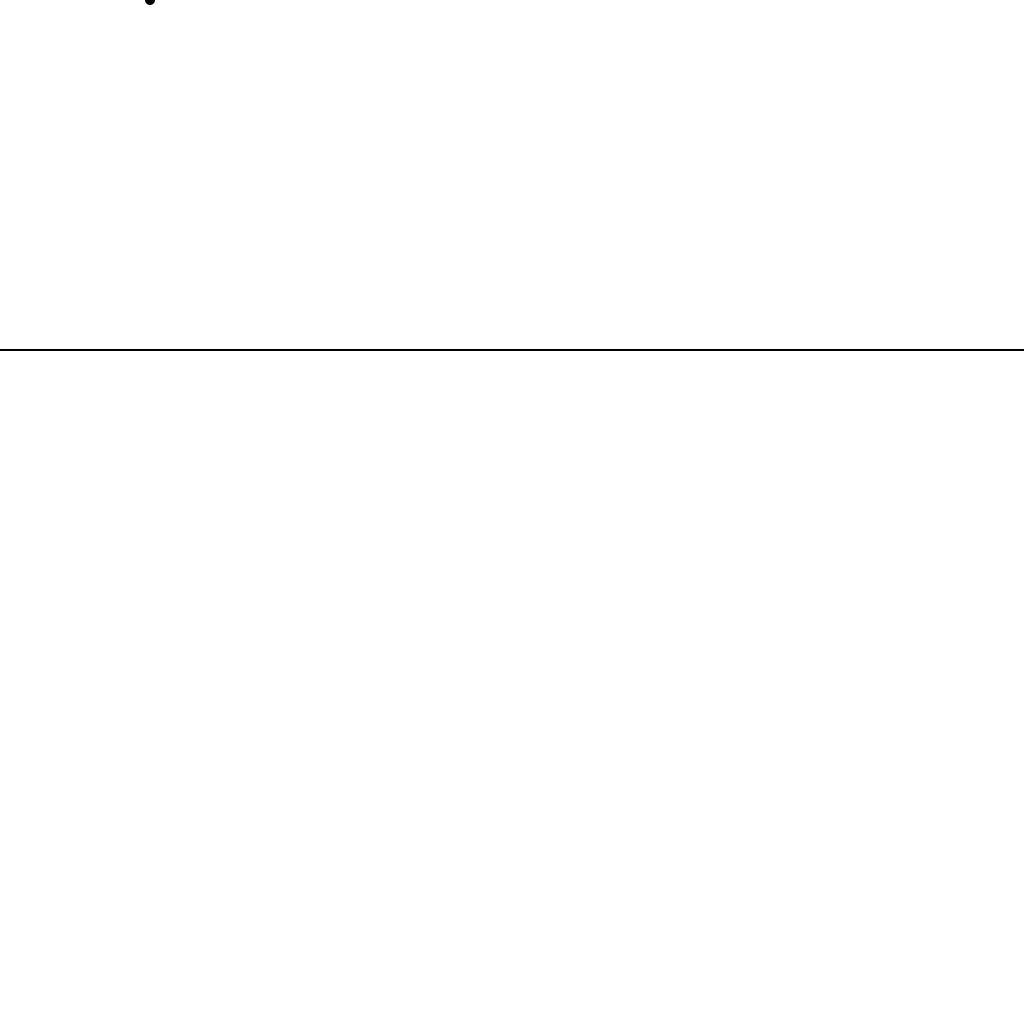

Recreate this plot in Python.
import gym
import itertools
import matplotlib
import numpy as np
import pandas as pd
import sys
#from gym.envs.toy_text import discretepd.read_json("tzzs_data.json")

from collections import defaultdict
#from cliff_walking import CliffWalkingEnv
import plotting

import math
from math import sin as sin
from math import cos as cos
from math import floor as floor
#from tkinter import *
import matplotlib.pyplot as plt
import numpy as np
import cv2
import svgwrite
from random import randint

import numpy as np
import time
import sys
# 14965 39658 41758
import math
from math import sin as sin
from math import cos as cos
from math import floor as floor
import gym
import matplotlib
import plotting
import cv2
import svgwrite
from random import randint
import matplotlib.pyplot as plt

from PIL import Image
from pylab import *
matplotlib.style.use('ggplot')
"""
f1 = plt.figure(1)
plt.subplot(211)
x=[[1,1],[3,4]]
plt.scatter(x[:,1],x[:,0])
plt.show()
"""
import numpy as np
import pandas as pd
import tensorflow as tf


matplotlib.style.use('ggplot')

#最後svg動畫和theta vs w的圖會畫這個episode的結果
#print_this_episode_number=736#1423
count=0
#能擺動的最大力矩
L_m=1#1
#現在這個state的力矩大小 可以是L_m,0,-L_m
L=0
#現在的角度（是弧度）
theta=0
#現在的角速度
w=0
#現在的角加速度
alpha=0
#重力大小
g=9.98
#模型的時間間隔
delta_t=0.01#0.001
#總時間
total_time=0.0
#最大時間
max_total_time=50.0
#畫圖的時間間隔
draw_delta_t=0.01
#木棒的長度
R=0.5#0.5
#畫圖的木棒長度
draw_R=50
#球的質量
m=0.5
#阻力係數k*w
k=0.01
#電機沒有力矩的阻力係數（目前還沒用）
k2=0.005
#畫圖的時間軸
i=0
#目前找到最大路徑是哪個episode
max_x_num=-1
#最大路徑episode丟出的距離
max_x_val=-2147483647
#即時的reward，此係數乘上總能量當作reward
energy_coefficient=1
#最後的reward，此係數乘上拋出的距離當作最後的reward
last_coefficient=1
#即時的reward，此係數呈上能量差當作reward
energy_diff_coefficient=1#1.1 (10 0.38) (1 0.36)  (0.1 0.33)          
#算法跑幾個episode
num_episode=5000
# reproducible
np.random.seed(1)
tf.set_random_seed(1)


theta_box=[]
w_box=[]
alpha_box=[]
moment=[]


action_space=['forward','dormant','backward','throw']
image = svgwrite.Drawing('strategy.svg', size=(1024,1024))
circle=image.add(image.circle((100+draw_R,0),5))
image.add(image.line((0, 400-draw_R), (1024, 400-draw_R), stroke=svgwrite.rgb(0, 0, 0, '%')))

in_circle_line_num=10
in_circle_line=[]

for i in range(in_circle_line_num):
    in_circle_line.append(image.add(image.circle((100+draw_R,0),1)))


def shoot_the_ball2(x,y,v,theta,print_this_episode):
    global g,delta_t,i
    time=(v*math.sin(theta)+math.sqrt(v*v*math.sin(theta)*math.sin(theta)+2*g*y))/g
    """
    if print_this_episode:
        tmp_t=0
        while tmp_t<=math.floor(time) and x+v*math.cos(theta)*tmp_t<1000:
            s_old=y+v*math.sin(theta)*tmp_t-0.5*g*tmp_t*tmp_t
            s_new=y+v*math.sin(theta)*(tmp_t+delta_t)-0.5*g*(tmp_t+delta_t)*(tmp_t+delta_t)
            #path = 'M' + str(x+v*math.cos(theta)*tmp_t) + ',' + str(-s_old+400) + ' L ' + str(x+v*math.cos(theta)*(tmp_t+delta_t)) + ',' + str(-s_new+400)
            #circle.add(image.animateMotion(path=path,dur=str(draw_delta_t)+"s", begin=str(i*draw_delta_t)+"s",fill="freeze"))
            #i=i+1
            tmp_t=tmp_t+delta_t
    """
    """
    for tmp_t in range(0,math.floor(time),delta_t):
        s_old=y+v*math.sin(theta)*tmp_t-0.5*g*tmp_t*tmp_t
        s_new=y+v*math.sin(theta)*(tmp_t+delta_t)-0.5*g*(tmp_t+delta_t)*(tmp_t+delta_t)
        path = 'M' + str(x+v*math.cos(theta)*tmp_t) + ',' + str(-s_old+400) + ' L ' + str(x+v*math.cos(theta)*(tmp_t+delta_t)) + ',' + str(-s_new+400)
        circle.add(image.animateMotion(path=path,dur="0.02s", begin=str(i/50)+"s",fill="freeze"))
        i=i+1
    """
    return v*math.cos(theta)*time
#%matplotlib inline


def do_action(action,print_this_episode):
    global L_m,L,theta,w,alpha,g,delta_t,R,m,k,k2,i,max_x_num,max_x_val,action_space,count,x_box,y_box,energy_coefficient,last_coefficient,energy_diff_coefficient,total_time,max_total_time
    prev_x=R*sin(theta)
    prev_y=R-R*cos(theta)
    prev_x_in=R*sin(theta)
    prev_y_in=R*cos(theta)
    prev_energy=m*g*prev_y+0.5*m*R*R*w*w
    total_time+=delta_t
    if total_time>=max_total_time:
        print('time out!')
        return np.array([math.sin(theta),math.cos(theta),w]),0,True
    elif action==3:
        #tmp=shoot_the_ball(prev_x,prev_y,R*w*cos(theta),R*w*sin(theta),0,9.98,print_this_episode)
        tmp=shoot_the_ball2(prev_x,prev_y,R*w,theta,print_this_episode)+R*math.sin(theta)
        print('distance: '+str(tmp))
        if tmp>max_x_val:
            max_x_val=tmp
            max_x_num=count
        return np.array([math.sin(theta),math.cos(theta),w]),tmp*last_coefficient,True
    elif action==0:
        L=L_m
        alpha=(L-R*math.sin(theta)*m*g)/(m*R*R)
        w=w+alpha*delta_t-k*w
    elif action==2:
        L=-L_m
        alpha=(L-R*math.sin(theta)*m*g)/(m*R*R)
        w=w+alpha*delta_t-k*w
    elif action==1:
        L=0
        alpha=(L-R*math.sin(theta)*m*g)/(m*R*R)
        w=w+alpha*delta_t-k2*w
    else:
        print("action not exist!!!")
    theta=w*delta_t+theta
    cur_x=R*sin(theta)
    cur_y=R-R*cos(theta)
    cur_x_in=R*sin(theta)
    cur_y_in=R*cos(theta)
    energy=m*g*cur_y+0.5*m*R*R*w*w
    energy_diff=energy-prev_energy
    
    if print_this_episode:
        print('******************')
        #print('i: '+str(i))
        #path = 'M' + str(prev_x) + ',' + str(-prev_y+400) + ' L ' + str(cur_x) + ',' + str(-cur_y+400)
        for _ in range(0,in_circle_line_num):
            tmp_path= 'M'+ str((prev_x_in*_/in_circle_line_num)/R*draw_R) + ',' + str(-((R-prev_y_in*_/in_circle_line_num)/R*draw_R)+400) + ' L ' + str((cur_x_in*_/in_circle_line_num)/R*draw_R) + ',' + str(-(R-cur_y_in*_/in_circle_line_num)/R*draw_R+400)
            in_circle_line[_].add(image.animateMotion(path=tmp_path,dur=str(draw_delta_t)+"s", begin=str(i*draw_delta_t)+"s",fill="freeze"))
        path = 'M' + str(prev_x/R*draw_R) + ',' + str(-prev_y/R*draw_R+400) + ' L ' + str(cur_x/R*draw_R) + ',' + str(-cur_y/R*draw_R+400)
        circle.add(image.animateMotion(path=path,dur=str(draw_delta_t)+"s", begin=str(i*draw_delta_t)+"s",fill="freeze"))
        image.add(image.line((0, -draw_R+400), (1024, -draw_R+400), stroke=svgwrite.rgb(0, 0, 0, '%')))
        #image.add(image.line((R, 0), (R, 1024), stroke=svgwrite.rgb(0, 0, 0, '%')))
        pos_theta=theta*57.29577951
        print('energy and coefficient: '+str(energy*energy_coefficient))
        print("energy_diff and coefficient: "+str(energy_diff*energy_diff_coefficient))
        
        """
        while pos_theta<0:
            pos_theta=pos_theta+360
        while pos_theta>=360:
            pos_theta=pos_theta-360
        """
        theta_box.append(pos_theta)
        w_box.append(w)
        alpha_box.append(alpha)
        moment.append(L)
        print('x: '+str(cur_x))
        print('y: '+str(cur_y))
        #image.save()
        i=i+1
    #cv2.circle(img, (math.floor(10+cur_x), math.floor(255-cur_y)), 5, (255, 255, 255), 1)
    #cv2.imshow('Image', img)
    #cv2.waitKey(0)    
    return np.array([math.sin(theta),math.cos(theta),w]),energy_diff_coefficient*energy_diff,False

#action_space=['forward','dormant','backward','throw']
action_array=[]
for i in range(100):
    action_array.append(0)
for i in range(200):
    action_array.append(2)
for i in range(200):
    action_array.append(0)
action_array.append(3)
print_this_episode=True
for i in range(len(action_array)):
    do_action(action_array[i],print_this_episode)
title('x axis is theta, y axis is w')
plot(theta_box, w_box, 'r*')
plot(theta_box[:], w_box[:])
show()
title('x axis is theta, y axis is alpha')
plot(theta_box, alpha_box, 'r*')
plot(theta_box[:], alpha_box[:])
show()
title('x axis is time, y axis is moment')
plot(moment,'r*')
show()
image.save()
